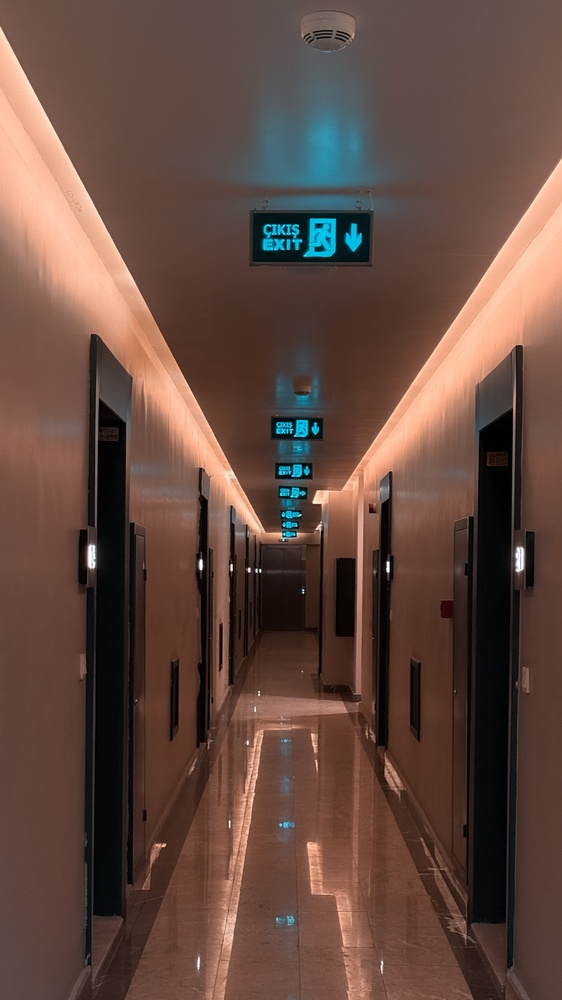
#> input picture Data/IMG_5378.JPG, 562 x 1000 px, shrunk from 2268 x 4032 before the run, found by its file name
$ python task10_code.py
#> lines starting #> are read from the running program, lines starting #| are printed output that depends on the picture; after the words box and inside, x2 and y2 are one past the last pixel; in counts of white or black regions, pixels touching at a corner belong together
# Perform 3 morphological operations on the original image.

import cv2
import numpy as np
img = cv2.imread('Data/IMG_5378.JPG')
#> img is the input picture: shape (1000, 562, 3); mean B, G, R 64.3, 74, 99.5
# Convert to grayscale
gray_img = cv2.cvtColor(img, cv2.COLOR_BGR2GRAY)
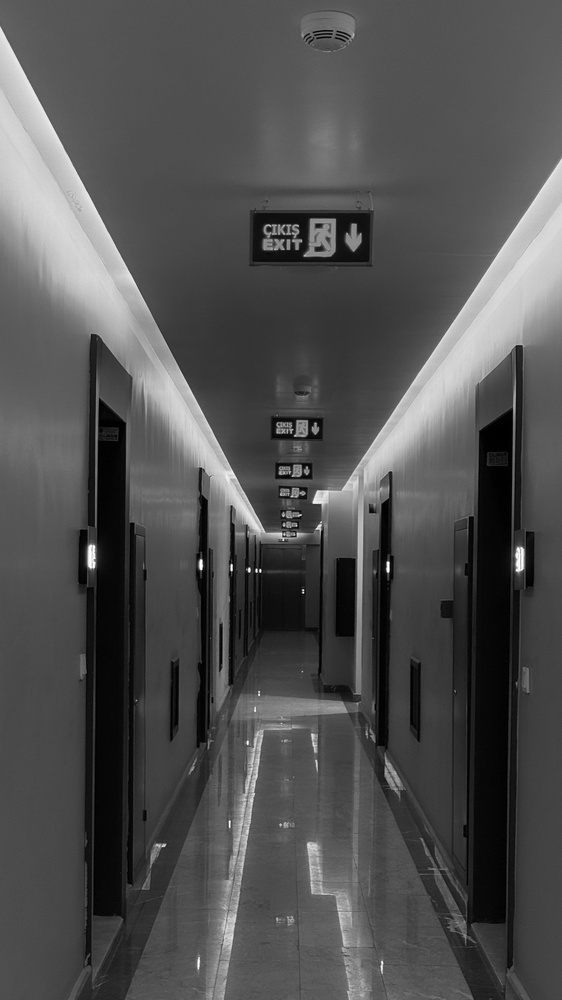
#> gray_img: shape (1000, 562); min 0, max 255, mean 80.5
# Apply binary thresholding
_, binary_img = cv2.threshold(gray_img, 127, 255, cv2.THRESH_BINARY)
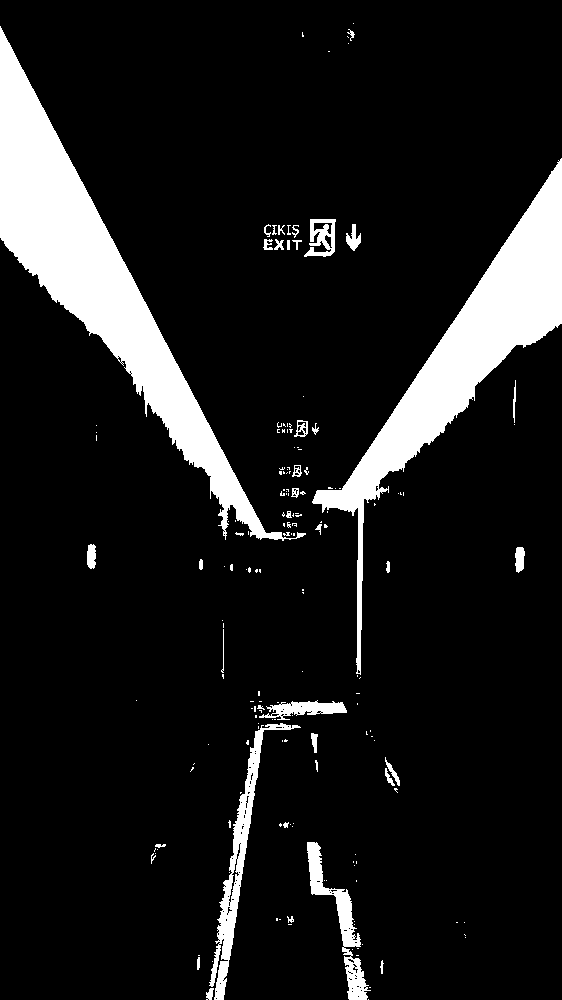
#> binary_img: shape (1000, 562); 11% white; 176 white regions (135 under 20 px), largest, box (x1, y1, x2, y2) and area: (0, 26, 306, 541) 29511, (312, 158, 562, 675) 22180, (209, 723, 301, 1000) 3581
# Define a kernel for morphological operations
kernel = np.ones((5, 5), np.uint8)
# Perform erosion
eroded_img = cv2.erode(binary_img, kernel, iterations=1)
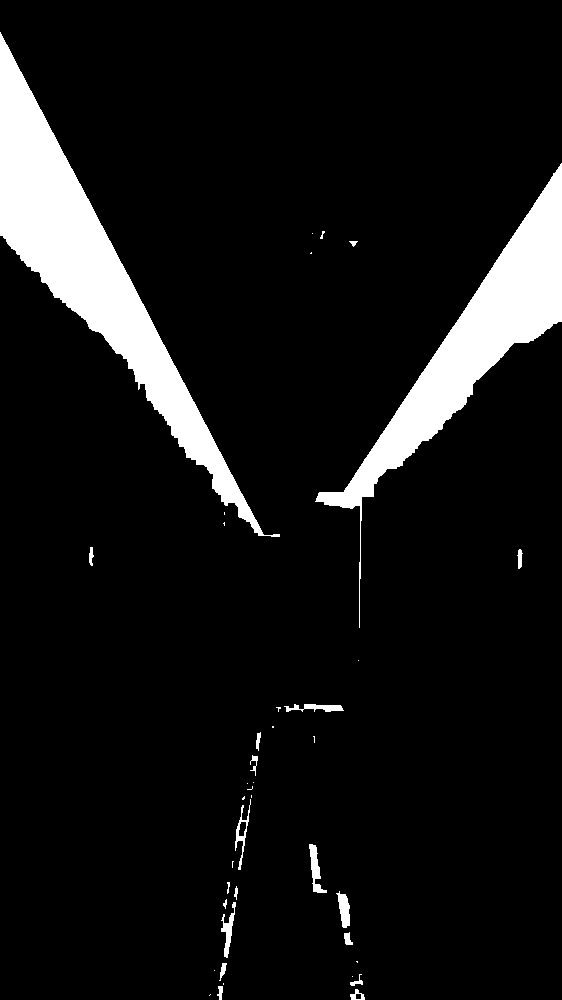
#> eroded_img: shape (1000, 562); 8.5% white; 40 white regions (20 under 20 px), largest, box (x1, y1, x2, y2) and area: (0, 32, 280, 537) 26345, (315, 163, 562, 628) 19276, (309, 844, 327, 893) 359
# Perform dilation
dilated_img = cv2.dilate(binary_img, kernel, iterations=1)
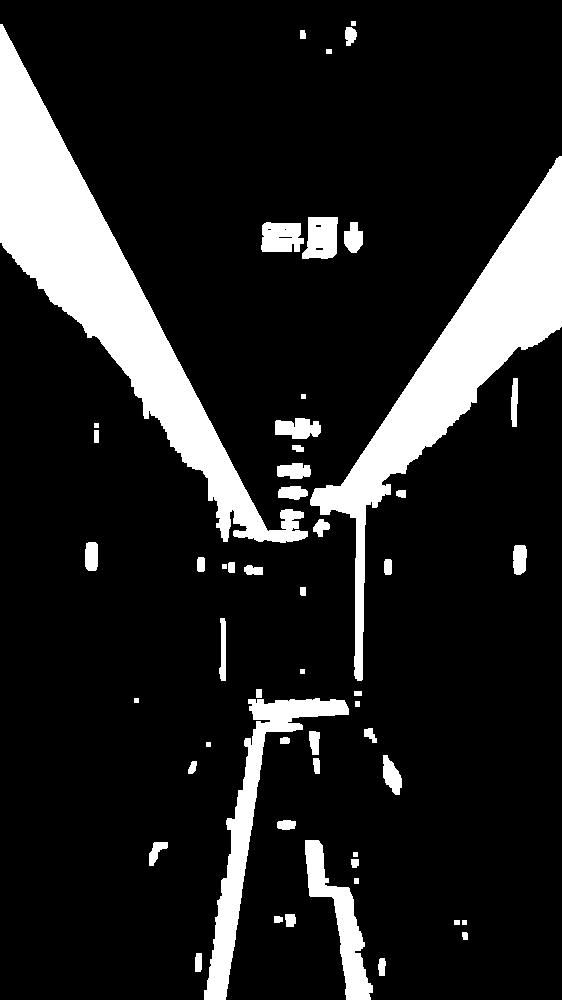
#> dilated_img: shape (1000, 562); 14% white; 54 white regions, largest, box (x1, y1, x2, y2) and area: (0, 24, 308, 543) 33374, (310, 156, 562, 681) 25275, (204, 698, 349, 1000) 7491
# Perform opening (erosion followed by dilation)
opened_img = cv2.morphologyEx(binary_img, cv2.MORPH_OPEN, kernel)
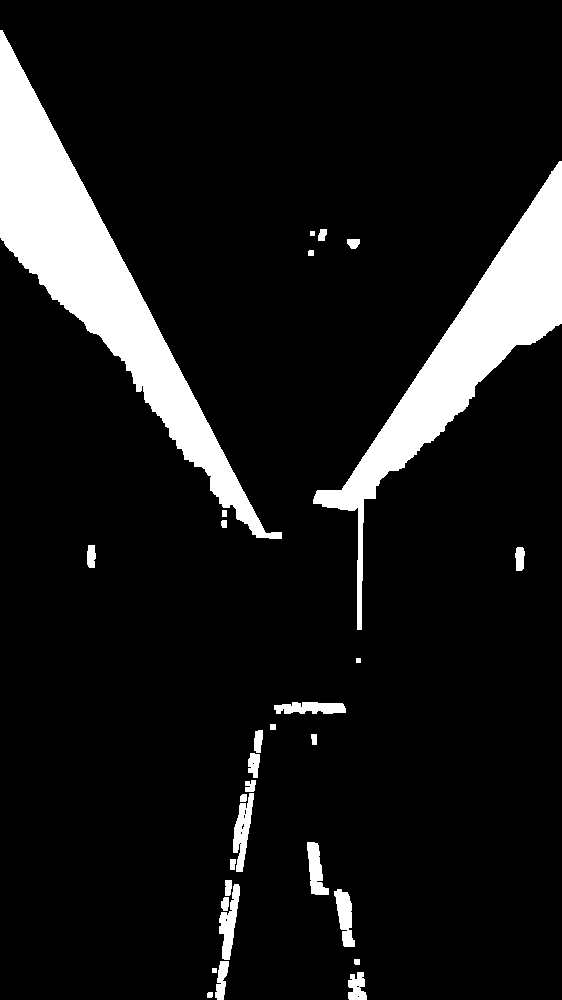
#> opened_img: shape (1000, 562); 10.2% white; 30 white regions, largest, box (x1, y1, x2, y2) and area: (0, 30, 282, 539) 29129, (313, 161, 562, 630) 21830, (233, 793, 254, 872) 851
# Save the results
cv2.imwrite('Data/eroded_image.JPG', eroded_img)
cv2.imwrite('Data/dilated_image.JPG', dilated_img)
cv2.imwrite('Data/opened_image.JPG', opened_img)

$ run again, with Data/leaf.jpg copied over Data/IMG_5378.JPG
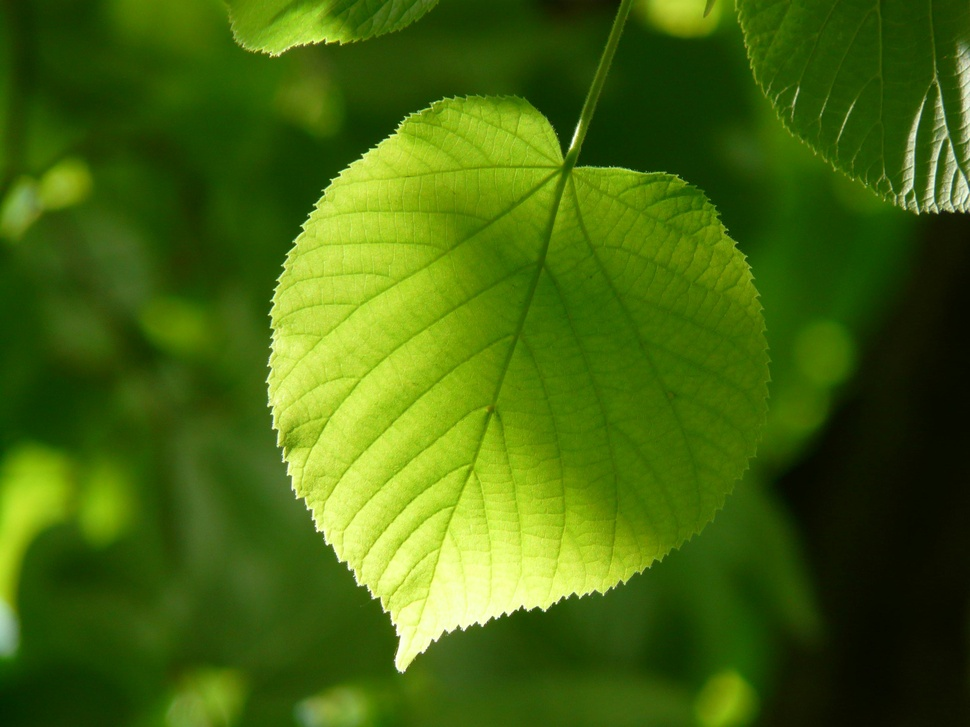
#> input picture Data/leaf.jpg, 970 x 727 px, shrunk from 3264 x 2448 before the run, found by its file name
#> img is the input picture: shape (727, 970, 3); mean B, G, R 13.6, 103.1, 68.1
#> `_, binary_img = cv2.threshold(gray_img, 127, 255, cv2.THRESH_BINARY)`:
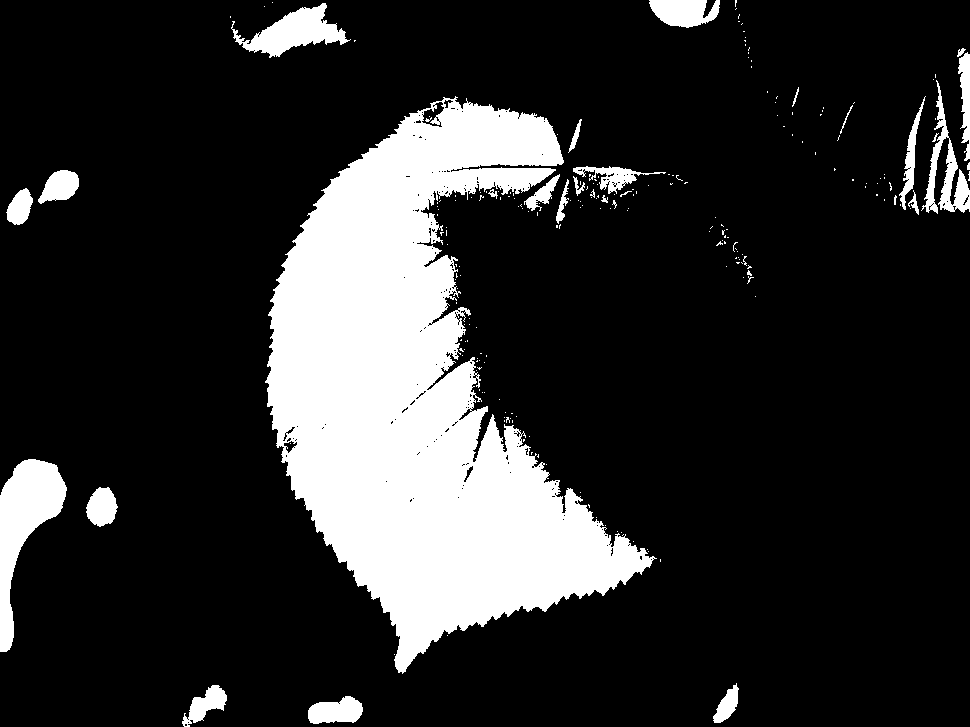
#> binary_img: shape (727, 970); 18.1% white; 223 white regions (194 under 20 px), largest, box (x1, y1, x2, y2) and area: (265, 96, 657, 674) 106499, (0, 459, 67, 652) 5540, (231, 3, 351, 58) 2823
#> eroded_img: shape (727, 970); 15.3% white; 44 white regions (23 under 20 px), largest, box (x1, y1, x2, y2) and area: (269, 105, 649, 670) 95658, (0, 461, 64, 650) 4804, (247, 6, 343, 54) 1928
#> dilated_img: shape (727, 970); 21.1% white; 45 white regions, largest, box (x1, y1, x2, y2) and area: (263, 94, 663, 676) 116960, (875, 46, 970, 217) 6583, (0, 457, 69, 654) 6288
#> `opened_img = cv2.morphologyEx(binary_img, cv2.MORPH_OPEN, kernel)`:
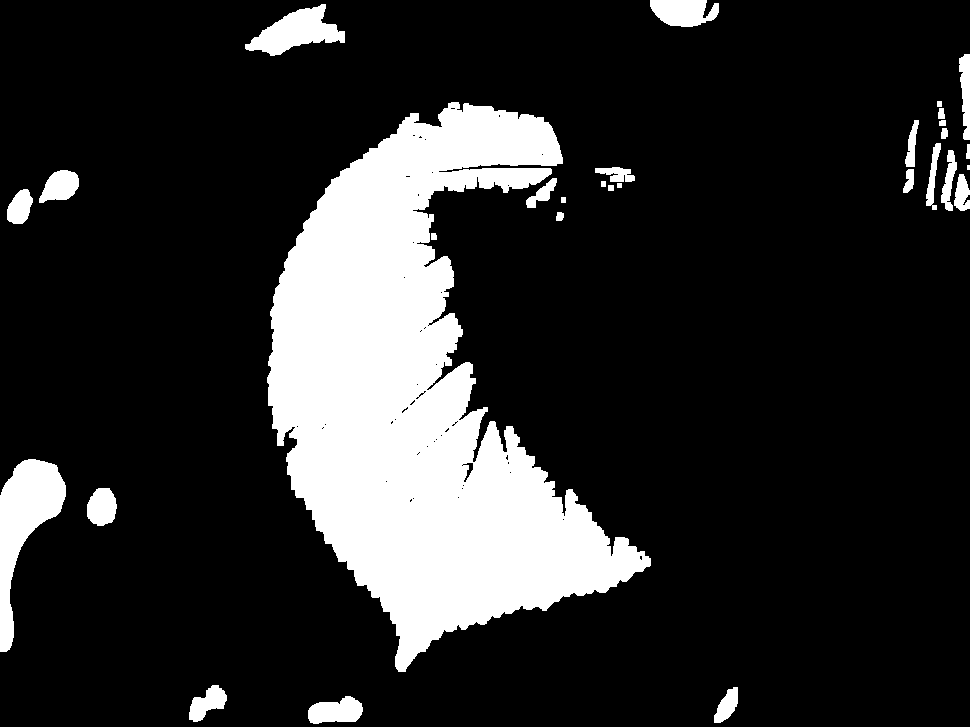
#> opened_img: shape (727, 970); 17.3% white; 30 white regions (1 under 20 px), largest, box (x1, y1, x2, y2) and area: (267, 102, 651, 672) 104119, (0, 459, 66, 652) 5534, (245, 4, 345, 56) 2588
